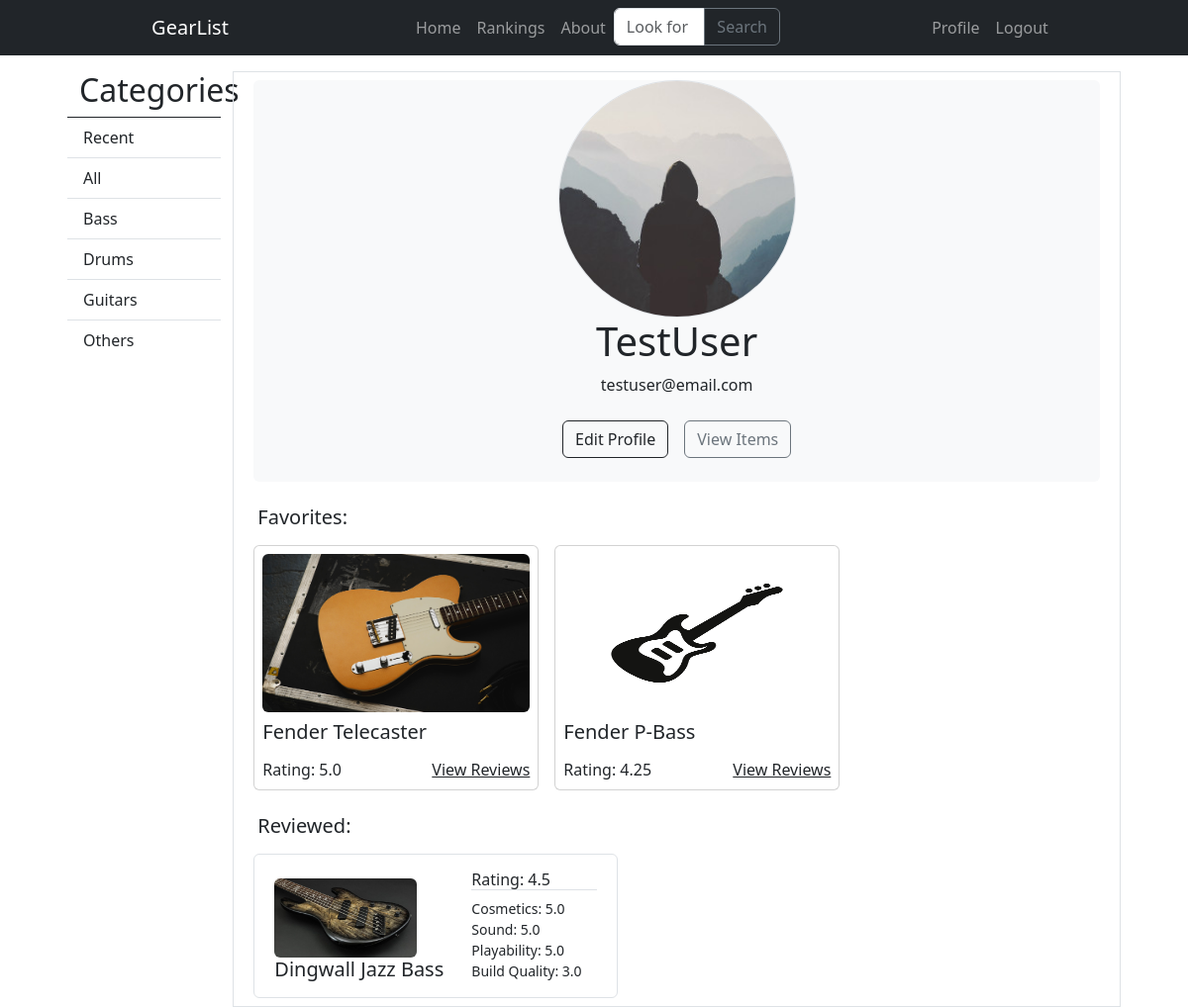
Screenshot of /profile/ (signed in) with the database file from the repository.
### users/models.py (models this page shows, shortened)
class Profile(models.Model):
    user = models.OneToOneField(User, on_delete=models.CASCADE)
    image = models.ImageField(default='profile_pics/default.jpg', upload_to='profile_pics')

### main/models.py (models this page shows, shortened)
class Item(models.Model):
    CATEGORIES = [
        ("Bass", "Bass"),
        ("Drums", "Drums"),
        ("Guitar", "Guitar"),
        ("Others", "Others"),
        ]
    id = models.AutoField(primary_key=True)
    name = models.CharField(max_length=75)
    category = models.CharField(max_length=75,choices=CATEGORIES, default='Others')
    rating = models.FloatField(null=True, blank=True, default=None)
    brand = models.CharField(max_length=75, null=True)
    description = models.TextField(null=True)
    date_added = models.DateTimeField(default=timezone.now)
    added_by = models.ForeignKey(User, null=True, on_delete=models.SET_NULL)
    images = models.ImageField(upload_to="images/", default="images/default.jpg")
    slug = models.SlugField(default='', null=False)
    i_cosmetics = models.FloatField(null=True, blank=True, default=None)
    i_sound = models.FloatField(null=True, blank=True, default=None)
    i_playability = models.FloatField(null=True, blank=True, default=None)
    i_build_quality = models.FloatField(null=True, blank=True, default=None)
    favorites = models.ManyToManyField(User, related_name='favorite', default=None, blank=True)

class Review(models.Model):
    id = models.AutoField(primary_key=True)
    author = models.ForeignKey(User,related_name='reviewed', null=True, on_delete=models.SET_NULL)
    item_reviewed = models.ForeignKey(Item, related_name='reviews', null=True, on_delete=models.SET_NULL)
    score = models.FloatField(validators=[MinValueValidator(0.0), MaxValueValidator(5.0)], null=True, default=0.0)
    comment = models.TextField()
    r_cosmetics = models.FloatField(validators=[MinValueValidator(0.0), MaxValueValidator(5.0)], null=True, default=0.0)
    r_sound = models.FloatField(validators=[MinValueValidator(0.0), MaxValueValidator(5.0)], null=True, default=0.0)
    r_playability = models.FloatField(validators=[MinValueValidator(0.0), MaxValueValidator(5.0)], null=True, default=0.0)
    r_build_quality = models.FloatField(validators=[MinValueValidator(0.0), MaxValueValidator(5.0)], null=True, default=0.0)

### users/views.py (the view)
# urls.py: path('profile/', user_views.profile, name='profile'),
@login_required
def profile(request):
    context = {
        'title': 'Profile',
        'favorites': Item.objects.filter(favorites=request.user).order_by('-date_added'),
        'reviews': Review.objects.filter(author=request.user).order_by('-item_reviewed__date_added'),
    }
    return render(request, 'users/profile.html', context)

### users/templates/users/profile.html (shortened to what this page needs)
{% extends "main/base.html" %}
{% block content %}
<div class="card border-0 bg-light text-dark m-2 text-center">
    <img src="{{ user.profile.image.url }}" class="card-img rounded-circle border mx-auto d-block" style="height: 15rem; width: 15rem;" alt="">
    <h1 class="card-title">{{ user.username }}</h1>
    <p class="card-text">{{ user.email }}</p>
    <div class="d-flex justify-content-center">
        <p class="card-text"><a href="{% url 'edit-profile' %}" class="btn btn-outline-dark m-2">Edit Profile</a></p>
        <p class="card-text"><a href="{% url 'view-items' %}" class="btn btn-outline-secondary m-2">View Items</a></p>
    </div>
</div>
<div class="container mt-3">
    <h5>Favorites:</h5>
        <div class="row">
        {% for favorite in favorites %}
            <div class="card sm-6 m-2 p-2" style="width: 18rem;">
                <img src="{{ favorite.images.url }}" class="card-img-top rounded" style="height: 10rem;" alt="...">
                <div class="card-body pt-2 p-0">
                    <h5 class="card-title d-inline-block text-truncate" style="max-width: 17rem;">{{ favorite.name }}</h5>
                    <div class="container d-flex justify-content-between p-0">
                        <div class="col">
                            <p class="card-text">Rating: {{ favorite.rating }}</p>
                        </div>
                        <div class="col d-flex justify-content-end">
                            {% if favorite.rating is None or favorite.rating == 0.0 %}
                                <a href="{% url 'item-details' favorite.slug %}" class="btn btn-success btn-sm stretched-link" title="{{ favorite.name }}">Review Now</a>
                            {% else %}
                                <a href="{% url 'item-details' favorite.slug %}" class="card-link link-dark stretched-link" title="{{ favorite.name }}">View Reviews</a>
                            {% endif %}
                        </div>
                    </div>
                </div>
            </div>
        {% endfor %}
        </div>
</div>
<div class="container mt-3">
    <h5>Reviewed: </h5>
    {% if reviews.count == 0 %}
        <h3>No Reviewed</h3>
    {% else %}
        <div class="row">
            {% for review in reviews %}
                    <div class="card border m-2" style="width: 23rem;">
                        <div class="row">
                            <div class="col-6 m-2 pt-3 d-inline-block align-items-center justify-content-center text-truncate">
                                <img src="{{ review.item_reviewed.images.url }}" class="card-img-top rounded" style="height: 5rem; width: 9rem;" alt="">
                                <h5><a class="link-dark link-underline-opacity-0 stretched-link text-truncate" href="{% url 'item-details' review.item_reviewed.slug %}" style="max-width: 7rem;" title="{{ review.item_reviewed.name }}">
                                    {{ review.item_reviewed.name }}
                                </a></h5>
                            </div>
                            <div class="col m-2 pt-2 d-flex flex-column">
                                <h6 class="border-bottom">Rating: {{ review.score }}</h6>
                                <small>Cosmetics: {{ review.r_cosmetics }}</small>
                                <small>Sound: {{ review.r_sound }}</small>
                                <small>Playability: {{ review.r_playability }}</small>
                                <small>Build Quality: {{ review.r_build_quality }}</small>
                            </div>
                        </div>
                    </div>
            {% endfor %}
        </div>
    {% endif %}
</div>
{% endblock %}

### rows the page displays
Item: images (picture), name "Fender Telecaster", rating "5.0"
Item: images (placeholder picture), name "Fender P-Bass", rating "4.25"
Review: item_reviewed.images (picture), item_reviewed.name "Dingwall Jazz Bass", score "4.5", r_cosmetics "5.0", r_sound "5.0", r_playability "5.0", r_build_quality "3.0"

### other values shown
{{ user.username }} "TestUser"
{{ user.email }} "testuser@email.com"
